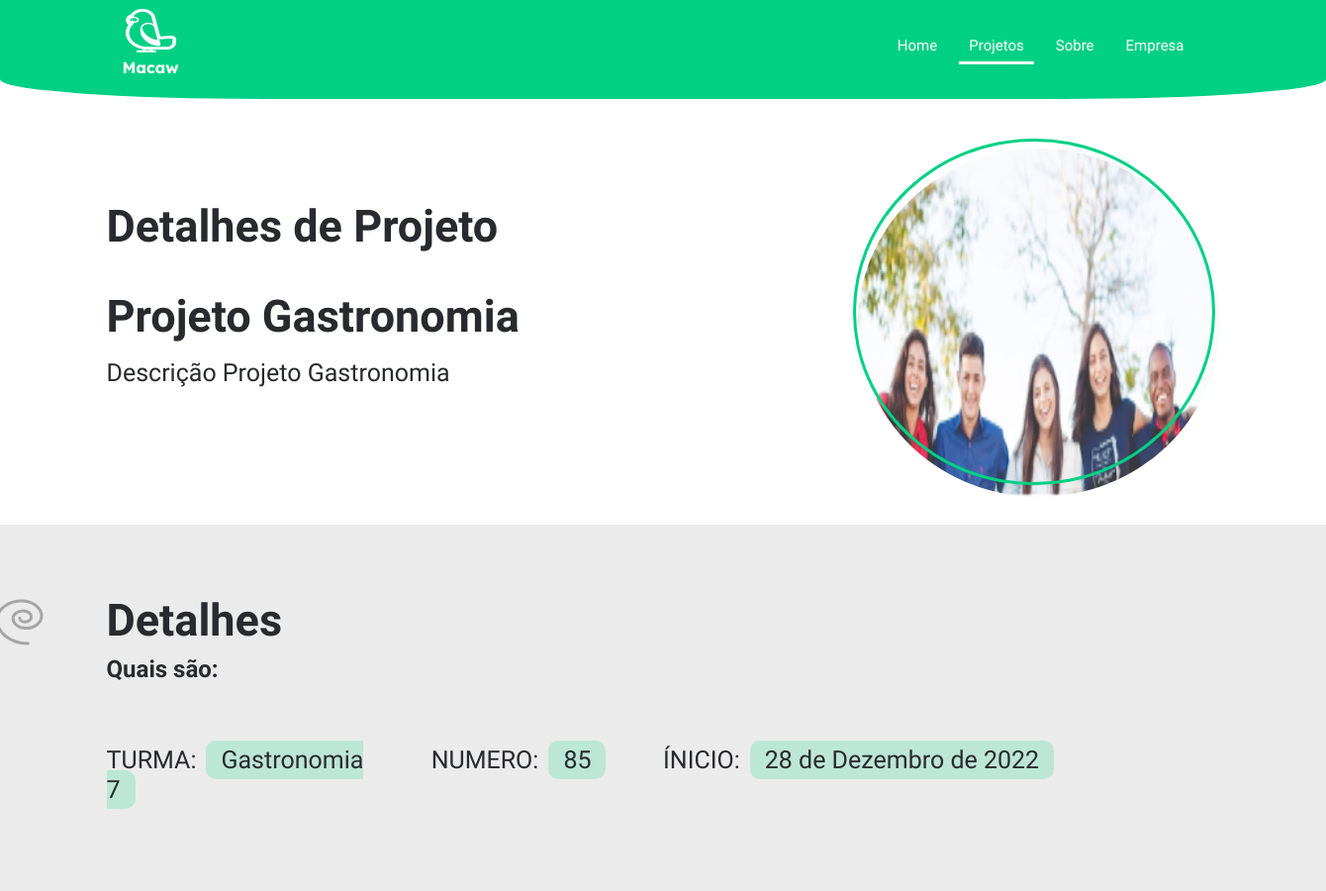
/detalhes/6 (upper part), run on an earlier commit of the app's database.
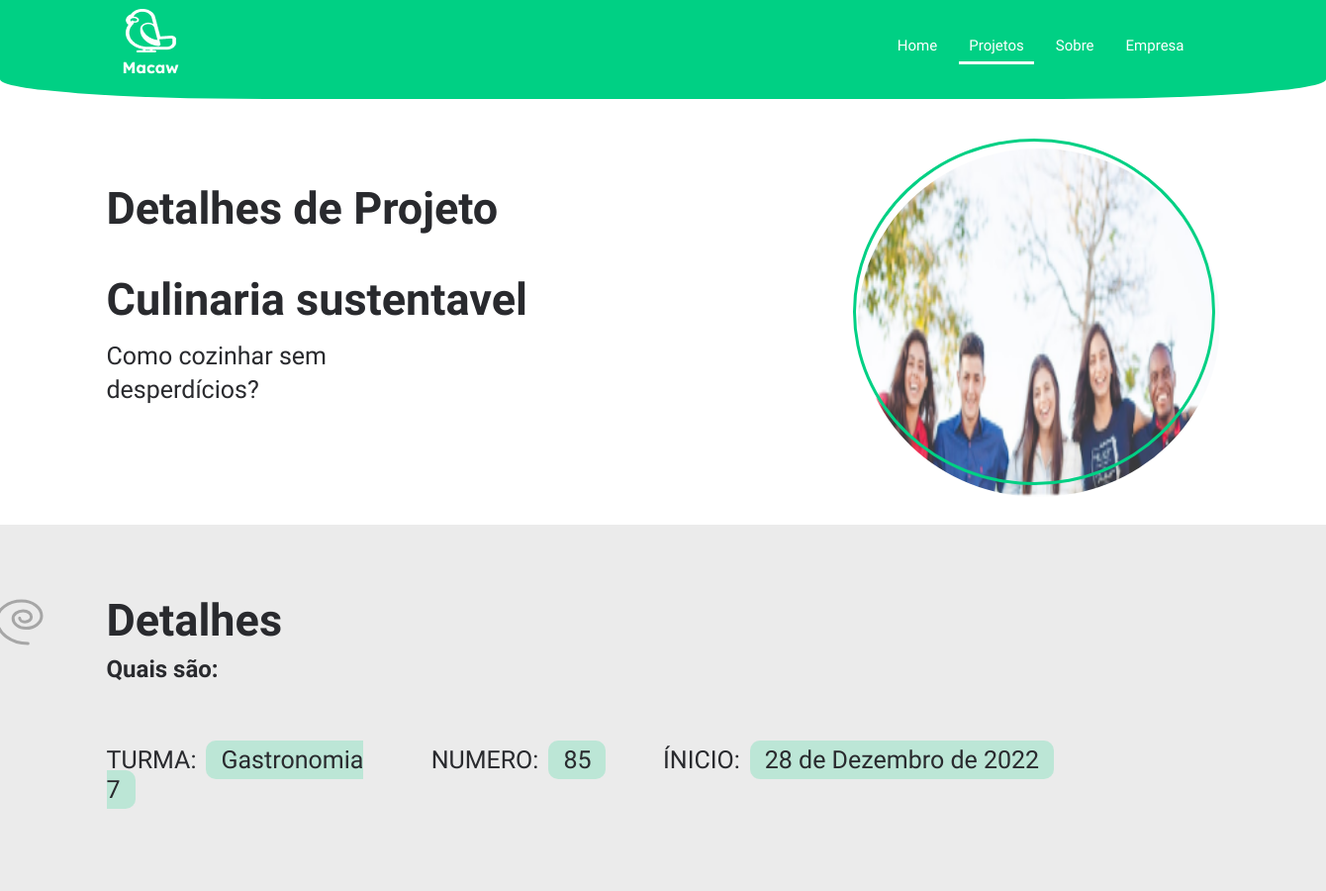
And on a later commit of the database.
### integrifolio/models.py (models this page shows, shortened)
class PROJETO(models.Model):
    id_turma = models.ForeignKey(TURMA, on_delete=models.CASCADE)
    nome_projeto = models.CharField('Nome do projeto', max_length=50, unique=True)
    data_inicio = models.DateField('Data de inicio')
    data_entrega = models.DateField('Data de entrega')
    observacao = models.TextField('Observação', max_length=500)
    texto = models.FileField('Texto')
    slide = models.FileField('Slide')
    video = models.FileField('Video')
    foto = models.ImageField('Foto')
    foto_capa = models.ImageField('Foto de capa')
    descricao = models.TextField('Descrição')
    eixo = models.ForeignKey(EIXO, on_delete=models.CASCADE, related_name='Projeto')
    DESTAQUE_CHOICE=(
        ("F", "Falso"),
        ("v", "Verdeiro"),
    )
    destaque = models.CharField(max_length=2, choices=DESTAQUE_CHOICE)

class TURMA(models.Model):
    id_turma = models.AutoField(primary_key=True)
    nome_turma = models.CharField('Nome da turma',max_length=255)
    numero_turma = models.IntegerField('Numero da turma')
    curso = models.ForeignKey(CURSO, on_delete=models.CASCADE)
    data_inicio = models.DateField('Data de Inicio')
    data_termino = models.DateField('Data de termino')
    nome_professor = models.CharField('Nome do Professor', max_length=255, )
    registro_alunos = models.CharField('Alunos', max_length=500)

### integrifolio/views.py (the view)
# urls.py: path('detalhes/<int:id>', views.details, name='Detalhes'),
def details(request,id):
    projeto = get_object_or_404(PROJETO,id=id)
    return render(request, 'detalhes.html', {'projeto':projeto})

### templates/detalhes.html (shortened to what this page needs)
{% extends 'base.html' %}
{% load static %}
{% block stylesheet %}
<link rel="stylesheet" href="{% static 'css/detalhes.css'%}">
{% endblock stylesheet %}
{% block active-projetos %}
is-active
{% endblock active-projetos %}
{% block conteudo %}
<main>
  <section class="Section-01 mb-5">
    <div class="container d-lg-flex align-items-center justify-content-between ">
      <div class="texto-section-principal">
        <h1>Detalhes de Projeto</h1>
        <h2>{{projeto.nome_projeto}}</h2>
        <p class="fs-1">{{projeto.descricao}}</p>
      </div>
      <div class="div-foto-detalhe">
        <img src="{{projeto.foto.url}}" class="rounded-circle image-projeto" alt="...">
        <div></div>
      </div>
    </div>
  </section>
  <section class="bg-cinza Section-02">
    <div class="container d-flex align-items-center justify-content-between">
        <div class="div-detalhes">
            <div class="div-title-detalhes">
              <img class="sp-01" src="{% static 'img/Spiral-1.svg' %}" alt="">
              <h1>Detalhes</h1>
            </div>
            <h2>Quais são:</h2>
            <div>
              <div class="row justify-content-sm-between w-100">
                <h3 class="fs-1 col-xl-3">TURMA:<span class="bg-verde py-2 px-4 rounded-4 m-3">{{projeto.id_turma.nome_turma}}</span> </h3>
                <h3 class="fs-1 col-xl-2 ">NUMERO:<span class="bg-verde py-2 px-4 rounded-4 m-3">{{projeto.id_turma.numero_turma}}</span></h3>
                <h3 class="fs-1 col-xl-6 ">ÍNICIO:<span class="bg-verde py-2 px-4 rounded-4 m-3">{{projeto.data_inicio}}</span></h3>
                <h3 class="fs-1 col-xl-6 ">TERMINO:<span class="bg-verde py-2 px-4 rounded-4 m-3">{{projeto.data_entrega}}</span></h3>
              </div>
            </div>
        </div>
    </div>
  </section>
</main>
{% endblock conteudo %}

What changed in the data, as far as the page shows it:
changed PROJETO "Gastronomia 7": nome_projeto "Projeto Gastronomia" → "Culinaria sustentavel"; descricao "Descrição Projeto Gastronomia" → "Como cozinhar sem desperdícios?"
